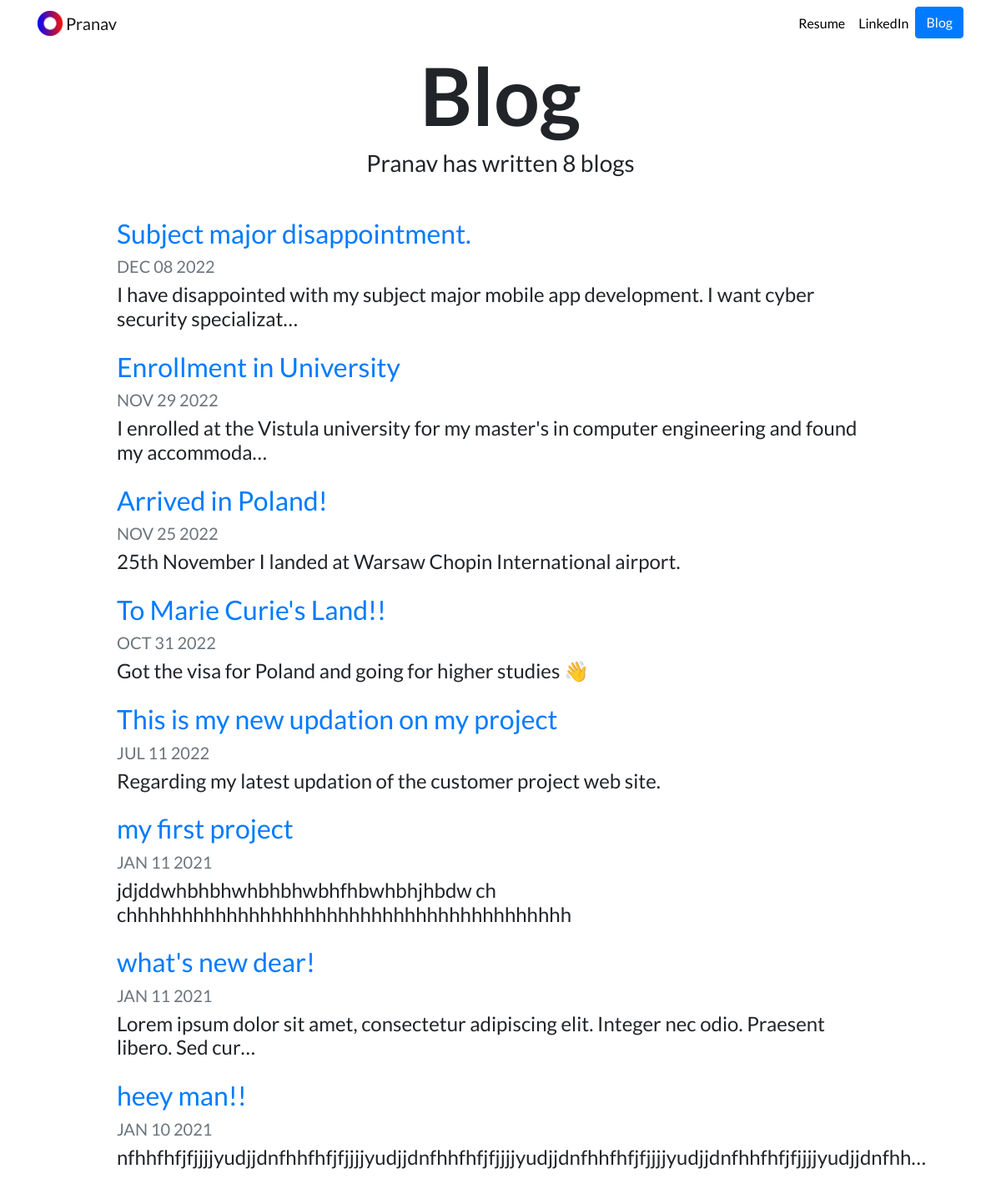
/blog/, run on an earlier commit of the app's database.
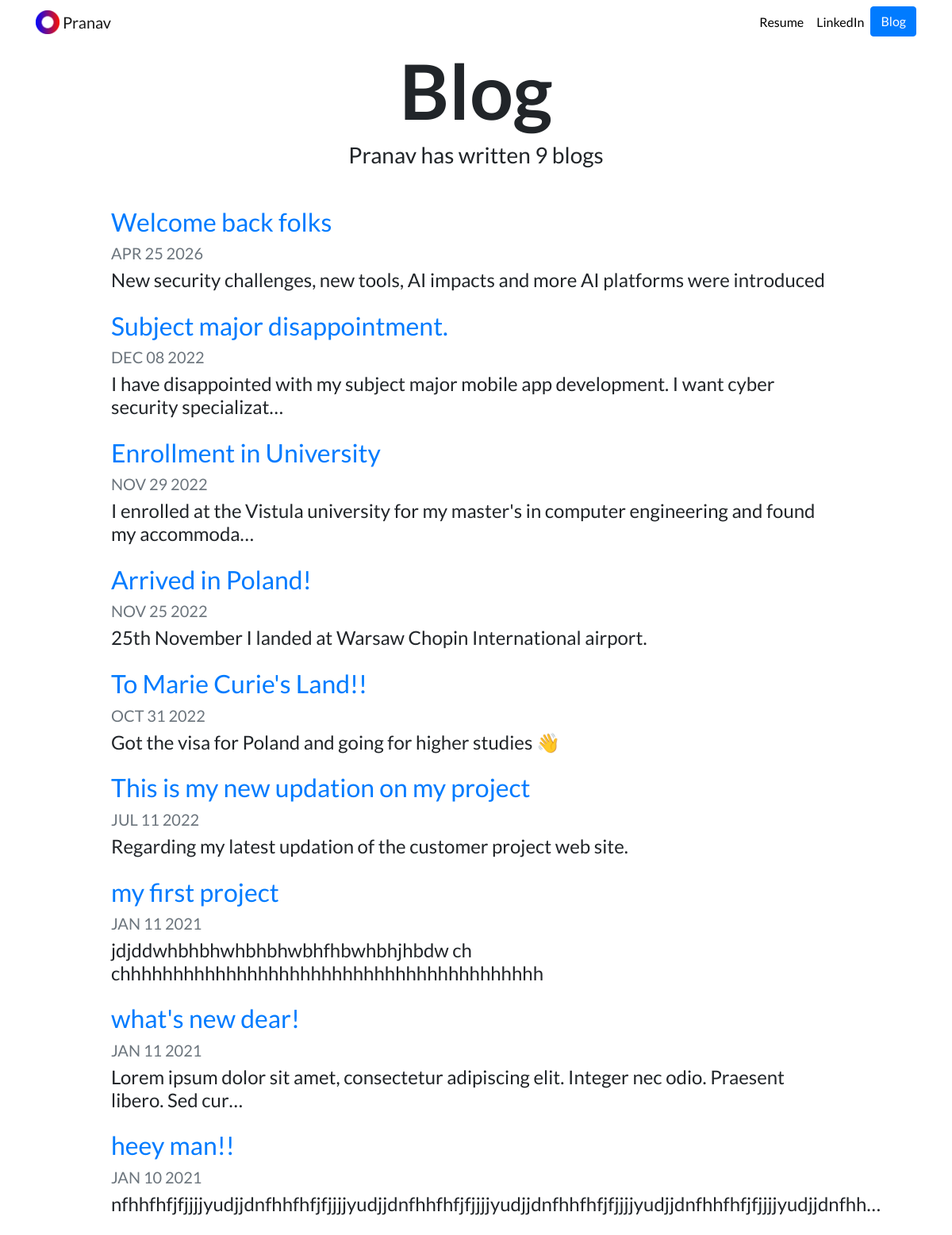
And on a later commit of the database.
### blog/models.py (models this page shows, shortened)
class Blog(models.Model):
    title = models.CharField(max_length=200)
    description = models.TextField()
    date = models.DateField()

### blog/views.py (the view)
# urls.py: path('', views.all_blogs,name = 'all_blogs'),
def all_blogs(request):
    blogs = Blog.objects.order_by('-date') #here we can make changes like re order the blog based on date or sorting using 'order_by(-date_) [:5] etc..'
    return render(request, 'blog/all_blogs.html',{'blogs':blogs})

### blog/templates/blog/all_blogs.html
{% extends "portfolio/base.html" %}
{% load static %}
{% block content %}
<h1 id="blogtitle" class="font-weight-bold text-center">Blog</h1>
<h3 class="text-center mb-5">Pranav has written {{ blogs.count }} blog{{ blogs.count|pluralize }}</h3>
{% for blog in blogs %}
<div class="row justify-content-center my-3">
  <div class="col-md-10">
    <a href="{% url 'blog:detail' blog.id %}">
      <h2>{{ blog.title }}</h2>
    </a>
    <h5 class="text-muted">{{ blog.date|date:'M d Y'|upper }}</h5>
    <h4>{{ blog.description|striptags|truncatechars:100 }}</h4>
  </div>
</div>
{% endfor %}
{% endblock %}

### portfolio/templates/portfolio/base.html (shortened to what this page needs)
{% load static %}
<!doctype html>
<html lang="en">
<head>
  <link rel="stylesheet" href="https://stackpath.bootstrapcdn.com/bootstrap/4.4.1/css/bootstrap.min.css">
  <link rel="stylesheet" href="{% static "portfolio/custom.css" %}">
</head>
<body>
  <nav id="topNav" class="navbar navbar-expand-md navbar-light">
    <div class="container">
      <a class="navbar-brand" href="{% url 'home' %}">
        <img src="{% static "portfolio/Logo.png" %}" width="30" height="30" class="d-inline-block align-top" alt="Nick's Logo">
        <span>Pranav</span>
      </a>
      <div class="collapse navbar-collapse text-center" id="navbarNav">
        <ul class="navbar-nav ml-auto">
          <li class="nav-item">
            <a class="nav-link" href="{% static "portfolio/CV_PranavSS.pdf" %}">Resume</a>
          </li>
          <li class="nav-item">
            <a class="nav-link" href="https://www.linkedin.com/in/pranav-sheeja-satheesh-951a4126b/" target="_blank">LinkedIn</a>
          </li>
          <li>
            <a role="button" href="{% url 'blog:all_blogs' %}" class="btn btn-primary">Blog</a>
          </li>
        </ul>
      </div>
    </div>
  </nav>
  <div class="container">
    {% block content %}{% endblock %}
  </div>
</body>
</html>

### portfolio/static/portfolio/custom.css (style rules this page uses)
.navbar-nav .nav-link { color: rgba(0,0,0,1) !important; }
body { font-family: 'Lato', sans-serif; }
#blogtitle { font-size: 6rem; }

What changed in the data, as far as the page shows it:
added Blog: title "Welcome back folks", date "APR 25 2026", description "New security challenges, new tools, AI impacts and more AI platforms were introduced"
Also different on the page:
{{ blogs.count }}: "8" → "9"
